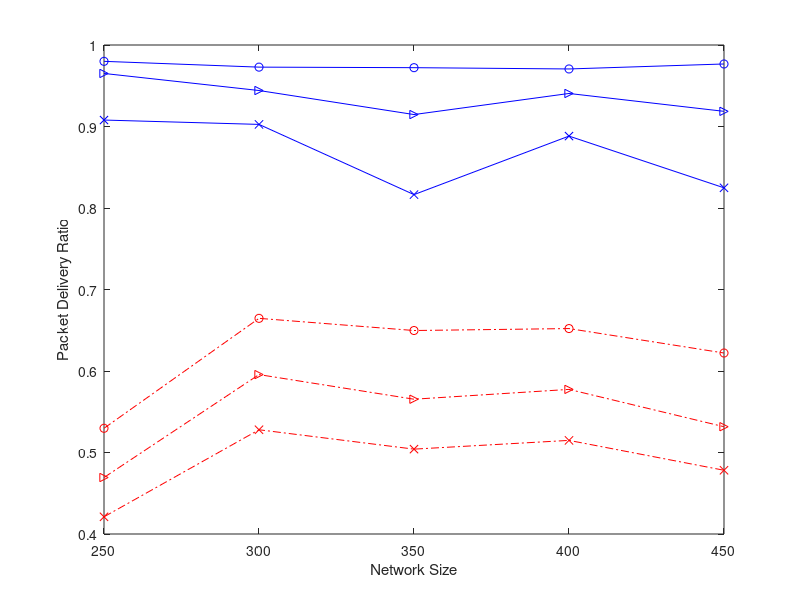

Reproduce this figure in MATLAB. (Note: this script raises an error after producing the figure.)
% Plot PDR: packet delivery ratio, fixed: xi=14, var traffic load=0.4,0.45,0.5. var size: 250,300,350,400,450
% PRI-basic, PRI-ASM (adaptive schedule maintaince)
basic_4=[0.529714286	0.664608328	0.64966998	0.652073563	0.622073093];
basic_45=[0.469329672	0.595595165	0.565382069	0.57743834	0.531619146];
basic_5=[0.42108721	0.527911711	0.504130536	0.51486749	0.478209138];
asm_4=[0.979955169	0.972846626	0.972183785	0.970605175	0.976715766];
asm_45=[0.965093671	0.944162574	0.914656274	0.940538091	0.918615517];
asm_5=[0.907920923	0.902579496	0.816425456	0.888241498	0.824763376];

figure;
hold off;
network_size=250:50:450;
plot(network_size,basic_4,'ro-.');
hold on;
plot(network_size,basic_45,'r>-.');
plot(network_size,basic_5,'rx-.');


plot(network_size,asm_4,'bo-');
plot(network_size,asm_45,'b>-');
plot(network_size,asm_5,'bx-');

% set(gca,'XTick',0.05:0.05:0.5);
% set(gca,'XTickLabel',0.05:0.05:0.5);
%set(gca,'Xdir','reverse')
%axis([0.05 0.5 0.012 0.026]);
xlabel('Network Size');
ylabel('Packet Delivery Ratio');
legend('PRI-basic, 0.4','PRI-basic, 0.45','PRI-basic, 0.5', ...
    'PRI-ASM, 0.4','PRI-ASM, 0.45','PRI-ASM, 0.5',1);
% grid on;
